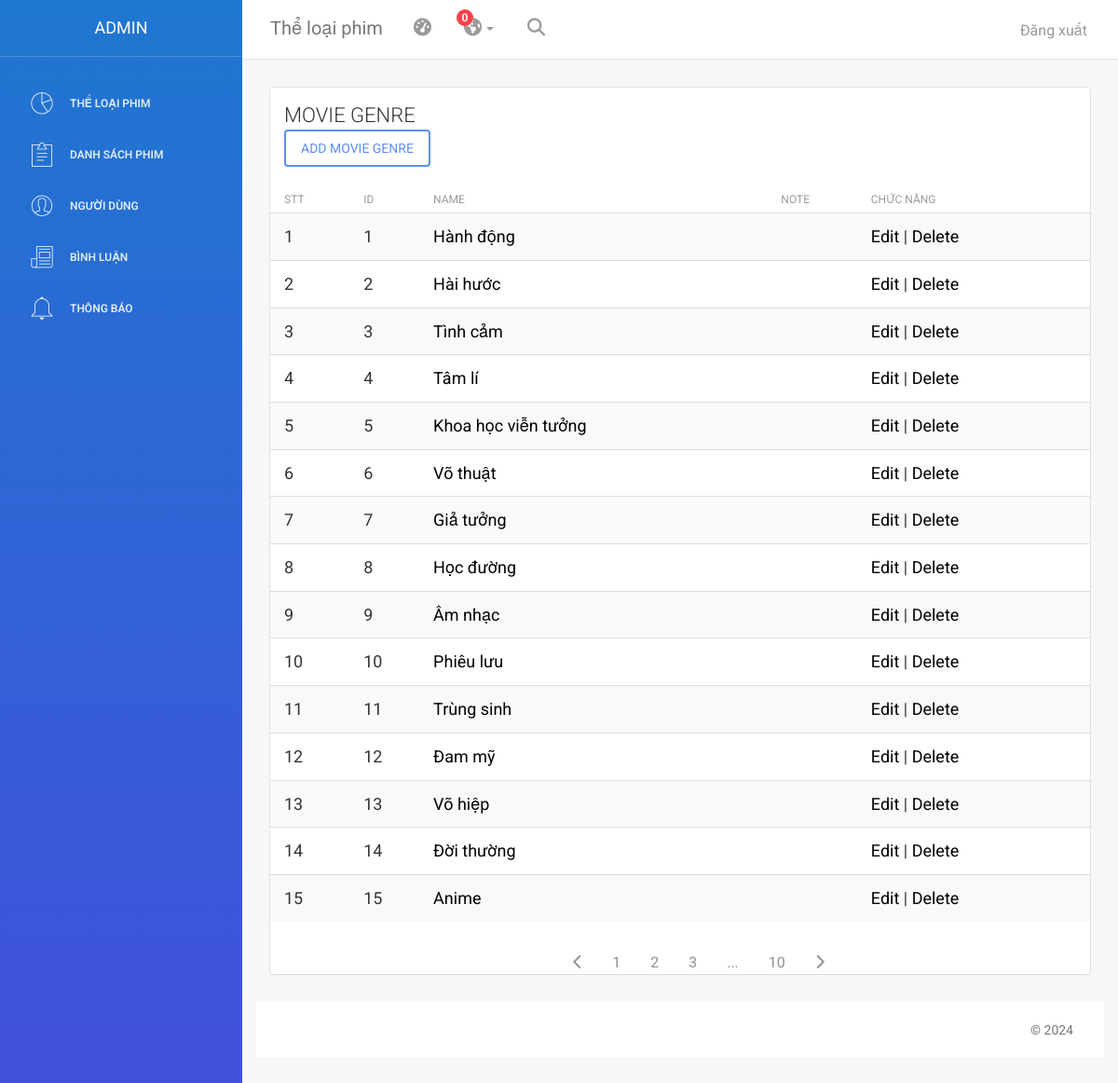
The app's page /admin/index.php?page=genre with its own data.
### tables this page shows
CREATE TABLE movie_genres (
    id INT AUTO_INCREMENT PRIMARY KEY,
    name VARCHAR(255) NOT NULL
);

### admin/controller/adminGenreController.php (called while the page is built, shortened)
<?php
    class adminGenreController{
        public function showGenre(){
            $movie_genre_Model = new Movie_genre_Model();
            $data['Movie_genre_list'] = $movie_genre_Model->getMovie_genre();
            require_once('view/viewGenre.php');
        }
    }
?>

### app/model/database.php (called while the page is built, shortened)
<?php
    class Database
    {
        public $conn;
        private $stmt;
        public $servername = "localhost";
        public $username = "root";
        public $password = "";
        public $dbname = "php_phim";
        public function __construct()
        {
            try {
                $this->conn = new PDO("mysql:host=$this->servername;dbname=$this->dbname", $this->username, $this->password);
                $this->conn->setAttribute(PDO::ATTR_ERRMODE, PDO::ERRMODE_EXCEPTION);
            } catch (PDOException $e) {
                echo "Connection failed: " . $e->getMessage();
            }
        }
        public function query($sql, $params = []) {
            try {
                $this->stmt = $this->conn->prepare($sql);
                $this->stmt->execute($params);
                return $this->stmt;
            } catch (PDOException $e) {
                echo "Query failed: " . $e->getMessage();
                return false;
            }
        }
        public function getAll($sql, $params = null){
            $stm = $this->query($sql, $params);
            return  $this->stmt->fetchAll(PDO::FETCH_ASSOC);
        }
    }
?>

### app/model/Movie_genre_Model.php (called while the page is built, shortened)
<?php
    class Movie_genre_Model
    {
        private $db;
        function __construct()
        {
            $this->db = new Database();
        }
        function getMovie_genre(){
            $sql = "SELECT * FROM movie_genres";
            return $this->db->getAll($sql);
        }
    }
?>

### admin/view/viewGenre.php (the view, shortened to what this page needs)
<?php
$movies = new Movie_genre_Model();
$listcate = $movies->getMovie_genre();
?>
<div class="content">
    <div class="container-fluid">
        <div class="row">
            <div class="col-md-12">
                <div class="card">
                    <div class="header">
                        <h4 class="title">MOVIE GENRE</h4>
                        <div>
                            <a href="index.php?page=addmoviegenre"><button type="button" class="btn btn-primary">
                                    ADD MOVIE GENRE
                                </button></a>
                        </div>
                    </div>
                    <div class="content table-responsive table-full-width">
                        <table class="table table-hover table-striped">
                            <thead>
                                <th>STT</th>
                                <th>ID</th>
                                <th>Name</th>
                                <th>Note</th>
                                <th>Chức năng</th>
                            </thead>
                            <tbody>
                                <?php
                                $i = 0;
                                foreach ($listcate as $item) {
                                    extract($item);
                                    $i++;
                                    echo '<tr>';
                                    echo '<td>' . $i . '</td>';
                                    echo '<td>' . $id . '</td>';
                                    echo '<td><a href="index.php?page=moviebygenre&id=' . $id . '">'.$name.'</a> </a></td>';
                                    echo '<td>'.$note.'</td>';
                                    echo '<td><a href="index.php?page=editmoviegenre&id=' . $id . '&name='.$name.'&note='.$note.'">Edit</a> |
                                              <a href="index.php?page=deletemoviegenre&id=' . $id . '"onclick="return deleteConfirmation()">Delete</a></td>';
                                    echo '</tr>';
                                }
                                ?>
                            </tbody>
                        </table>
                    </div>
                    <ul class="pagination-list">
                        <li class="pagination-item">
                            <a href="" class="pagination-link">
                                <i class="fa-solid fa-chevron-left"></i>
                            </a>
                        </li>
                        <li class="pagination-item">
                            <a href="" class="pagination-link">1</a>
                        </li>
                        <li class="pagination-item">
                            <a href="" class="pagination-link">2</a>
                        </li>
                        <li class="pagination-item">
                            <a href="" class="pagination-link">3</a>
                        </li>
                        <li class="pagination-item">
                            <a href="" class="pagination-link">...</a>
                        </li>
                        <li class="pagination-item">
                            <a href="" class="pagination-link">10</a>
                        </li>
                        <li class="pagination-item">
                            <a href="" class="pagination-link">
                                <i class="fa-solid fa-chevron-right"></i>
                            </a>
                        </li>
                    </ul>
                </div>
            </div>
        </div>
    </div>

### public/css/stylesheets/demo.css (style rules this page uses)
.pagination-list { list-style: none; display:flex; justify-content: center; }
.pagination-link { text-decoration: none; font-size: 1.6rem; color:#929292; min-width: 40px; height: 30px; padding: 10px 16px; }

### admin/view/viewGenre.php (style rules this page uses)
.content { font-size: large; }
a { color: black; }

### records on screen
movie_genres: id "1", name "Hành động"
movie_genres: id "2", name "Hài hước"
movie_genres: id "3", name "Tình cảm"
movie_genres: id "4", name "Tâm lí"
movie_genres: id "5", name "Khoa học viễn tưởng"
movie_genres: id "6", name "Võ thuật"
movie_genres: id "7", name "Giả tưởng"
movie_genres: id "8", name "Học đường"
movie_genres: id "9", name "Âm nhạc"
movie_genres: id "10", name "Phiêu lưu"
movie_genres: id "11", name "Trùng sinh"
movie_genres: id "12", name "Đam mỹ"
movie_genres: id "13", name "Võ hiệp"
movie_genres: id "14", name "Đời thường"
movie_genres: id "15", name "Anime"
